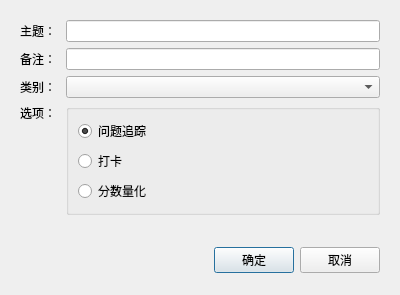
<?xml version="1.0" encoding="UTF-8"?>
<ui version="4.0">
 <class>SetSubjectDialog</class>
 <widget class="QDialog" name="SetSubjectDialog">
  <property name="geometry">
   <rect>
    <x>0</x>
    <y>0</y>
    <width>400</width>
    <height>295</height>
   </rect>
  </property>
  <property name="windowTitle">
   <string>Dialog</string>
  </property>
  <layout class="QVBoxLayout" name="verticalLayout">
   <item>
    <widget class="QWidget" name="widget_2" native="true">
     <layout class="QVBoxLayout" name="verticalLayout_4">
      <item>
       <layout class="QHBoxLayout" name="horizontalLayout">
        <item>
         <widget class="QLabel" name="label">
          <property name="minimumSize">
           <size>
            <width>40</width>
            <height>0</height>
           </size>
          </property>
          <property name="maximumSize">
           <size>
            <width>40</width>
            <height>16777215</height>
           </size>
          </property>
          <property name="text">
           <string>主题：</string>
          </property>
         </widget>
        </item>
        <item>
         <widget class="QLineEdit" name="edtSubject"/>
        </item>
       </layout>
      </item>
      <item>
       <layout class="QHBoxLayout" name="horizontalLayout_2">
        <item>
         <widget class="QLabel" name="label_2">
          <property name="minimumSize">
           <size>
            <width>40</width>
            <height>0</height>
           </size>
          </property>
          <property name="maximumSize">
           <size>
            <width>40</width>
            <height>16777215</height>
           </size>
          </property>
          <property name="text">
           <string>备注：</string>
          </property>
         </widget>
        </item>
        <item>
         <widget class="QLineEdit" name="edtRemark"/>
        </item>
       </layout>
      </item>
      <item>
       <layout class="QHBoxLayout" name="horizontalLayout_5">
        <item>
         <widget class="QLabel" name="label_4">
          <property name="minimumSize">
           <size>
            <width>40</width>
            <height>0</height>
           </size>
          </property>
          <property name="maximumSize">
           <size>
            <width>40</width>
            <height>16777215</height>
           </size>
          </property>
          <property name="text">
           <string>类别：</string>
          </property>
         </widget>
        </item>
        <item>
         <widget class="QComboBox" name="cbbCate"/>
        </item>
       </layout>
      </item>
      <item>
       <layout class="QHBoxLayout" name="horizontalLayout_3">
        <item>
         <widget class="QWidget" name="" native="true">
          <property name="minimumSize">
           <size>
            <width>40</width>
            <height>0</height>
           </size>
          </property>
          <property name="maximumSize">
           <size>
            <width>40</width>
            <height>16777215</height>
           </size>
          </property>
          <layout class="QVBoxLayout" name="verticalLayout_3">
           <property name="leftMargin">
            <number>0</number>
           </property>
           <property name="topMargin">
            <number>0</number>
           </property>
           <property name="rightMargin">
            <number>0</number>
           </property>
           <property name="bottomMargin">
            <number>0</number>
           </property>
           <item>
            <widget class="QLabel" name="label_3">
             <property name="text">
              <string>选项：</string>
             </property>
            </widget>
           </item>
           <item>
            <spacer name="verticalSpacer">
             <property name="orientation">
              <enum>Qt::Vertical</enum>
             </property>
             <property name="sizeHint" stdset="0">
              <size>
               <width>20</width>
               <height>40</height>
              </size>
             </property>
            </spacer>
           </item>
          </layout>
         </widget>
        </item>
        <item>
         <widget class="QGroupBox" name="groupBox">
          <property name="title">
           <string/>
          </property>
          <layout class="QVBoxLayout" name="verticalLayout_2">
           <item>
            <widget class="QRadioButton" name="rdSbType1">
             <property name="text">
              <string>问题追踪</string>
             </property>
             <property name="checked">
              <bool>true</bool>
             </property>
            </widget>
           </item>
           <item>
            <widget class="QRadioButton" name="rdSbType2">
             <property name="text">
              <string>打卡</string>
             </property>
            </widget>
           </item>
           <item>
            <widget class="QRadioButton" name="rdSbType3">
             <property name="text">
              <string>分数量化</string>
             </property>
            </widget>
           </item>
          </layout>
         </widget>
        </item>
       </layout>
      </item>
      <item>
       <spacer name="verticalSpacer_2">
        <property name="orientation">
         <enum>Qt::Vertical</enum>
        </property>
        <property name="sizeHint" stdset="0">
         <size>
          <width>20</width>
          <height>40</height>
         </size>
        </property>
       </spacer>
      </item>
     </layout>
    </widget>
   </item>
   <item>
    <widget class="QWidget" name="widget" native="true">
     <property name="minimumSize">
      <size>
       <width>0</width>
       <height>48</height>
      </size>
     </property>
     <property name="maximumSize">
      <size>
       <width>16777215</width>
       <height>48</height>
      </size>
     </property>
     <layout class="QHBoxLayout" name="horizontalLayout_4">
      <item>
       <spacer name="horizontalSpacer">
        <property name="orientation">
         <enum>Qt::Horizontal</enum>
        </property>
        <property name="sizeHint" stdset="0">
         <size>
          <width>189</width>
          <height>20</height>
         </size>
        </property>
       </spacer>
      </item>
      <item>
       <widget class="QPushButton" name="btnOk">
        <property name="text">
         <string>确定</string>
        </property>
       </widget>
      </item>
      <item>
       <widget class="QPushButton" name="btnCancel">
        <property name="text">
         <string>取消</string>
        </property>
       </widget>
      </item>
     </layout>
    </widget>
   </item>
  </layout>
 </widget>
 <resources/>
 <connections/>
</ui>
